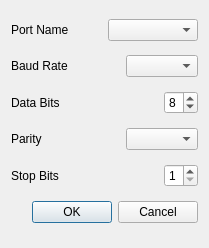
<?xml version="1.0" encoding="UTF-8"?>
<ui version="4.0">
 <class>PortConfigDialog</class>
 <widget class="QDialog" name="PortConfigDialog">
  <property name="geometry">
   <rect>
    <x>0</x>
    <y>0</y>
    <width>209</width>
    <height>248</height>
   </rect>
  </property>
  <property name="windowTitle">
   <string>Port Configuration</string>
  </property>
  <property name="modal">
   <bool>true</bool>
  </property>
  <layout class="QVBoxLayout" name="verticalLayout">
   <item>
    <layout class="QHBoxLayout" name="horizontalLayout">
     <item>
      <widget class="QLabel" name="portNameLabel">
       <property name="text">
        <string>Port Name</string>
       </property>
      </widget>
     </item>
     <item>
      <widget class="QComboBox" name="portNameComboBox"/>
     </item>
    </layout>
   </item>
   <item>
    <layout class="QHBoxLayout" name="horizontalLayout_2">
     <item>
      <widget class="QLabel" name="baudRateLabel">
       <property name="text">
        <string>Baud Rate</string>
       </property>
      </widget>
     </item>
     <item>
      <spacer name="horizontalSpacer">
       <property name="orientation">
        <enum>Qt::Horizontal</enum>
       </property>
       <property name="sizeHint" stdset="0">
        <size>
         <width>40</width>
         <height>20</height>
        </size>
       </property>
      </spacer>
     </item>
     <item>
      <widget class="QComboBox" name="baudRateComboBox"/>
     </item>
    </layout>
   </item>
   <item>
    <layout class="QHBoxLayout" name="horizontalLayout_3">
     <item>
      <widget class="QLabel" name="dataBitsLabel">
       <property name="text">
        <string>Data Bits</string>
       </property>
      </widget>
     </item>
     <item>
      <spacer name="horizontalSpacer_2">
       <property name="orientation">
        <enum>Qt::Horizontal</enum>
       </property>
       <property name="sizeHint" stdset="0">
        <size>
         <width>40</width>
         <height>20</height>
        </size>
       </property>
      </spacer>
     </item>
     <item>
      <widget class="QSpinBox" name="dataBitsSpinBox">
       <property name="minimum">
        <number>5</number>
       </property>
       <property name="maximum">
        <number>9</number>
       </property>
       <property name="value">
        <number>8</number>
       </property>
      </widget>
     </item>
    </layout>
   </item>
   <item>
    <layout class="QHBoxLayout" name="horizontalLayout_4">
     <item>
      <widget class="QLabel" name="parityLabel">
       <property name="text">
        <string>Parity</string>
       </property>
      </widget>
     </item>
     <item>
      <spacer name="horizontalSpacer_3">
       <property name="orientation">
        <enum>Qt::Horizontal</enum>
       </property>
       <property name="sizeHint" stdset="0">
        <size>
         <width>40</width>
         <height>20</height>
        </size>
       </property>
      </spacer>
     </item>
     <item>
      <widget class="QComboBox" name="parityComboBox">
       <property name="maxVisibleItems">
        <number>3</number>
       </property>
      </widget>
     </item>
    </layout>
   </item>
   <item>
    <layout class="QHBoxLayout" name="horizontalLayout_5">
     <item>
      <widget class="QLabel" name="stopBitsLabel">
       <property name="text">
        <string>Stop Bits</string>
       </property>
      </widget>
     </item>
     <item>
      <spacer name="horizontalSpacer_4">
       <property name="orientation">
        <enum>Qt::Horizontal</enum>
       </property>
       <property name="sizeHint" stdset="0">
        <size>
         <width>40</width>
         <height>20</height>
        </size>
       </property>
      </spacer>
     </item>
     <item>
      <widget class="QSpinBox" name="stopBitsSpinBox">
       <property name="minimum">
        <number>1</number>
       </property>
       <property name="maximum">
        <number>2</number>
       </property>
      </widget>
     </item>
    </layout>
   </item>
   <item>
    <widget class="QDialogButtonBox" name="buttonBox">
     <property name="orientation">
      <enum>Qt::Horizontal</enum>
     </property>
     <property name="standardButtons">
      <set>QDialogButtonBox::Cancel|QDialogButtonBox::Ok</set>
     </property>
    </widget>
   </item>
  </layout>
 </widget>
 <resources/>
 <connections>
  <connection>
   <sender>buttonBox</sender>
   <signal>accepted()</signal>
   <receiver>PortConfigDialog</receiver>
   <slot>accept()</slot>
   <hints>
    <hint type="sourcelabel">
     <x>248</x>
     <y>254</y>
    </hint>
    <hint type="destinationlabel">
     <x>157</x>
     <y>274</y>
    </hint>
   </hints>
  </connection>
  <connection>
   <sender>buttonBox</sender>
   <signal>rejected()</signal>
   <receiver>PortConfigDialog</receiver>
   <slot>reject()</slot>
   <hints>
    <hint type="sourcelabel">
     <x>316</x>
     <y>260</y>
    </hint>
    <hint type="destinationlabel">
     <x>286</x>
     <y>274</y>
    </hint>
   </hints>
  </connection>
 </connections>
</ui>
